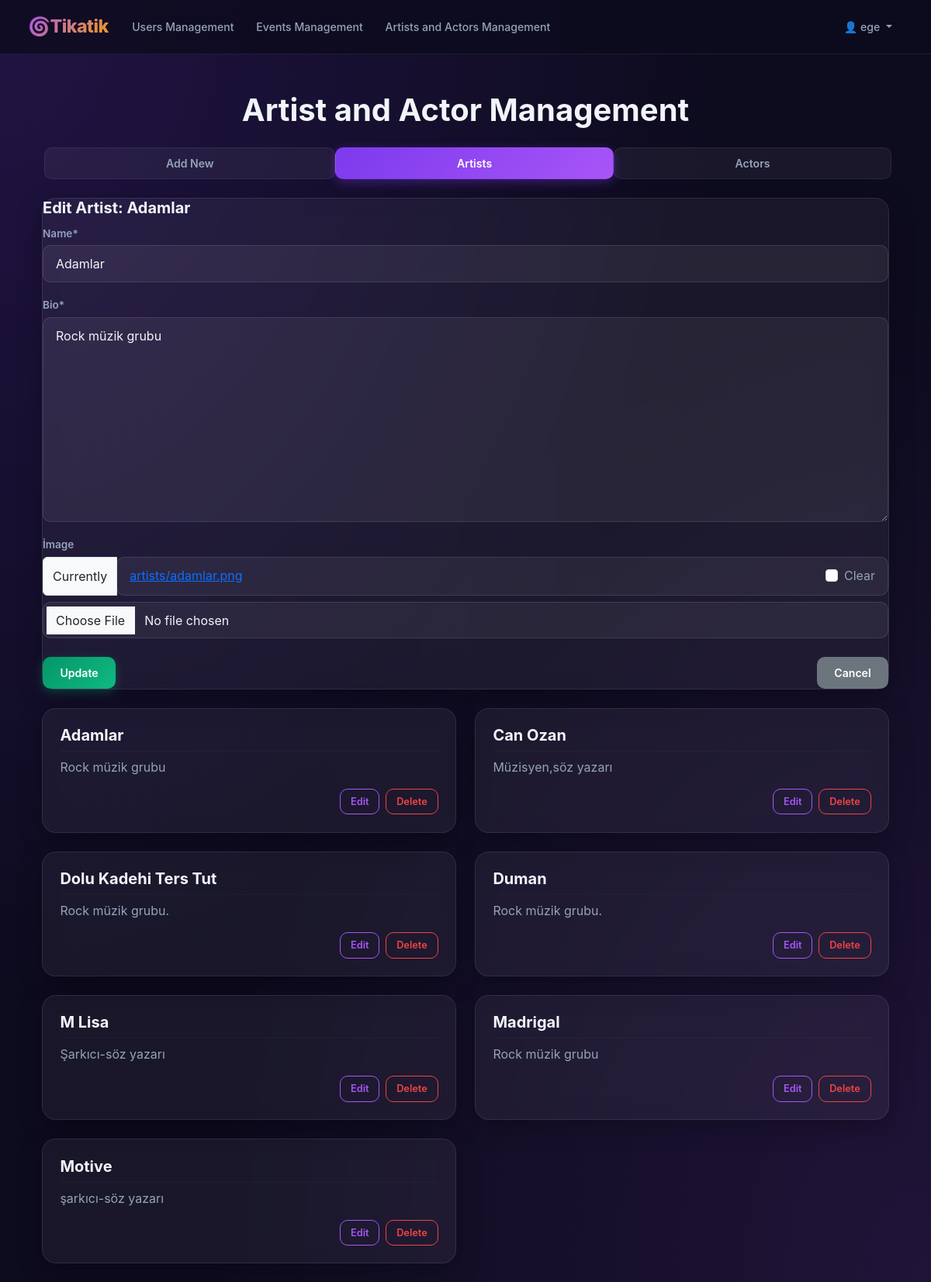
Screenshot of /admin_panel/edit-artist/15/ (signed in) with the database file from the repository.
### app/models.py (models this page shows, shortened)
class CustomUser(AbstractUser):
    USER_TYPE_CHOICES = (
        ('C', 'Customer'),
        ('S', 'Seller'),
        ("A", "Admin"), )
    user_type = models.CharField(max_length=1, choices=USER_TYPE_CHOICES, default='C')
    followed_artists = models.ManyToManyField('Artist', blank=True, related_name='followers')
    followed_actors = models.ManyToManyField('Actor', blank=True, related_name='actor_followers')

class Artist(models.Model):
    name = models.CharField(max_length=200)
    bio = models.TextField()
    image = models.ImageField(upload_to='artists/', null=True, blank=True)

### app/views.py (the view, shortened to what this page needs)
# urls.py: path('admin_panel/edit-artist/<int:artist_id>/', views.manage_artists_and_actors, name='edit_artist'),
@user_passes_test(is_admin)
def manage_artists_and_actors(request, artist_id=None, actor_id=None):
    artist_to_edit = None
    actor_to_edit = None
    artist_form = ArtistForm()
    if request.method == 'POST' and 'add_artist' in request.POST:
        artist_form = ArtistForm(request.POST, request.FILES)
        if artist_form.is_valid():
            artist_form.save()
            messages.success(request, 'Artist added successfully.')
            return redirect(f"{reverse('manage_artists_and_actors')}?tab=artists")
    actor_form = ActorForm()
    if request.method == 'POST' and 'add_actor' in request.POST:
        actor_form = ActorForm(request.POST, request.FILES)
        if actor_form.is_valid():
            actor_form.save()
            messages.success(request, 'Actor added successfully.')
            return redirect(f"{reverse('manage_artists_and_actors')}?tab=actors")
    if artist_id:
        artist_to_edit = get_object_or_404(Artist, id=artist_id)
        artist_form = ArtistForm(request.POST or None, request.FILES or None, instance=artist_to_edit)
        if request.method == 'POST' and artist_form.is_valid():
            artist_form.save()
            messages.success(request, f'Artist "{artist_to_edit.name}" updated successfully.')
            return redirect(f"{reverse('manage_artists_and_actors')}?tab=artists")
    artists = Artist.objects.all().order_by('name')
    actors = Actor.objects.all().order_by('name')
    context = {'artists': artists,'actors': actors,'artist_form': artist_form,'actor_form': actor_form,'artist_to_edit': artist_to_edit,'actor_to_edit': actor_to_edit,}
    return render(request, 'app/manage_artists_and_actors.html', context)

### app/forms.py
class ArtistForm(forms.ModelForm):
    class Meta:
        model = Artist
        fields = ['name', 'bio', 'image']
        labels = {'name': 'Name','bio': 'Bio','image': 'İmage', }

class ActorForm(forms.ModelForm):
    class Meta:
        model = Actor
        fields = ['name', 'bio', 'image']
        labels = {'name': 'Name','bio': 'Bio','image': 'İmage',}

### app/views.py (called while the page is built)
def is_admin(user):
    return user.is_authenticated and user.user_type == 'A'

### app/templates/app/manage_artists_and_actors.html (shortened to what this page needs)
{% extends 'app/admin_navbar.html' %}
{% load static %}
{% load crispy_forms_tags %}
{% block content %}
<div class="container mt-5">
    <h1 class="text-center mb-4">Artist and Actor Management</h1>
    <ul class="nav nav-pills nav-fill mb-4" id="pills-tab" role="tablist">
        <li class="nav-item" role="presentation">
            <button class="nav-link {% if not artist_to_edit and not actor_to_edit %}active{% endif %}"
                    id="add-new-tab" data-bs-toggle="pill" data-bs-target="#addNew" type="button"
                    role="tab" aria-controls="addNew" aria-selected="true">Add New</button>
        </li>
        <li class="nav-item" role="presentation">
            <button class="nav-link {% if artist_to_edit %}active{% endif %}"
                    id="artists-tab" data-bs-toggle="pill" data-bs-target="#artists" type="button"
                    role="tab" aria-controls="artists" aria-selected="false">Artists</button>
        </li>
        <li class="nav-item" role="presentation">
            <button class="nav-link {% if actor_to_edit %}active{% endif %}"
                    id="actors-tab" data-bs-toggle="pill" data-bs-target="#actors" type="button"
                    role="tab" aria-controls="actors" aria-selected="false">Actors</button>
        </li>
    </ul>
    <div class="tab-content" id="pills-tabContent">
        <div class="tab-pane fade {% if artist_to_edit %}show active{% endif %}" id="artists" role="tabpanel" aria-labelledby="artists-tab">
            {% if artist_to_edit %}
                <div class="card shadow-sm p-4 mb-4">
                    <h5 class="card-title fw-bold">Edit Artist: {{ artist_to_edit.name }}</h5>
                    <form method="post" enctype="multipart/form-data">
                        {{ artist_form|crispy }}
                        <div class="d-flex justify-content-between mt-4">
                            <button type="submit" class="btn btn-success">Update</button>
                            <a href="{% url 'manage_artists_and_actors' %}?tab=artists" class="btn btn-secondary">Cancel</a>
                        </div>
                    </form>
                </div>
            {% endif %}
            <div class="row">
                {% for artist in artists %}
                <div class="col-md-6 mb-4">
                    <div class="card h-100 shadow-sm">
                        <div class="card-body">
                            <h5 class="card-title fw-bold">{{ artist.name }}</h5>
                            <hr class="my-2">
                            <p class="mb-1 text-muted">{{ artist.bio|truncatewords:20 }}</p>
                            <div class="d-flex justify-content-end mt-3">
                                <a href="{% url 'edit_artist' artist.id %}" class="btn btn-outline-primary btn-sm me-2">Edit</a>
                                <form action="{% url 'delete_artist' artist.id %}" method="post" class="d-inline" onsubmit="return confirm('Are you sure you want to delete this artist?');">
                                    <button type="submit" class="btn btn-outline-danger btn-sm">Delete</button>
                                </form>
                            </div>
                        </div>
                    </div>
                </div>
                {% empty %}
                <div class="col-12">
                    <div class="alert alert-info text-center" role="alert">
                        No artists found.
                    </div>
                </div>
                {% endfor %}
            </div>
        </div>
    </div>
</div>
{% endblock %}

### app/templates/app/admin_navbar.html (shortened to what this page needs)
{% load static %}
{% load crispy_forms_tags %}
<!DOCTYPE html>
<html lang="tr">
<head>
    <link href="https://cdn.jsdelivr.net/npm/bootstrap@5.3.3/dist/css/bootstrap.min.css" rel="stylesheet">
    <link rel="stylesheet" href="{% static 'css/style.css' %}">
    <link rel="stylesheet" href="https://cdn.jsdelivr.net/npm/bootstrap-icons@1.11.3/font/bootstrap-icons.min.css">
</head>
<body>
<nav class="navbar navbar-expand-lg navbar-dark bg-dark">
    <div class="container-fluid">
        <a class="navbar-brand" href="{% url 'custom_admin_dashboard' %}">🌀Tikatik</a>
        <div class="collapse navbar-collapse" id="navbarMenu">
            <ul class="navbar-nav me-auto">
                {% if request.user.is_authenticated %}
                    <li class="nav-item"><a class="nav-link" href="{% url 'manage_users' %}">Users Management</a></li>
                    <li class="nav-item"><a class="nav-link" href="{% url 'manage_events' %}">Events Management</a></li>
                    <li class="nav-item"><a class="nav-link" href="{% url 'manage_artists_and_actors' %}">Artists and Actors Management</a></li>
                {% else %}
                    <li class="nav-item"><a class="nav-link" href="{% url 'login' %}">Users Management</a></li>
                    <li class="nav-item"><a class="nav-link" href="{% url 'login' %}">Events Management</a></li>
                    <li class="nav-item"><a class="nav-link" href="{% url 'login' %}">Artists and Actors Management</a></li>
                {% endif %}
            </ul>
            {% if request.user.is_authenticated %}
                <ul class="navbar-nav ms-auto">
                    <li class="nav-item dropdown">
                        <a class="nav-link dropdown-toggle" href="#" id="navbarDropdown" role="button" data-bs-toggle="dropdown" aria-expanded="false">
                            👤 {{ request.user.username }}
                        </a>
                    </li>
                </ul>
            {% endif %}
        </div>
    </div>
</nav>
<div class="container mt-4">
    {% block content %}{% endblock %}
</div>
</body>
</html>

### static/css/style.css (style rules this page uses)
:root { --bg-primary: #0d0b1e; --bg-secondary: #1a1033; --bg-card: rgba(255, 255, 255, 0.05); --border-card: rgba(255, 255, 255, 0.09); --purple-primary: #7c3aed; --purple-light: #a855f7; --purple-dark: #5b21b6; --gold: #f59e0b; --gold-light: #fcd34d; --text-primary: #f1f5f9; --text-secondary: #94a3b8; --success: #10b981; --danger: #ef4444; --info: #06b6d4; }
*, *::before, *::after { box-sizing: border-box; }
body { background-color: var(--bg-primary); background-image: radial-gradient(ellipse at top left, rgba(124, 58, 237, 0.18) 0%, transparent 55%), radial-gradient(ellipse at bottom right, rgba(168, 85, 247, 0.12) 0%, transparent 55%); background-attachment: fixed; font-family: 'Inter', 'Segoe UI', Arial, sans-serif; color: var(--text-primary); min-height: 100vh; }
.container, nav, footer { position: relative; z-index: 1; }
.navbar { background: rgba(13, 11, 30, 0.82) !important; backdrop-filter: blur(22px); -webkit-backdrop-filter: blur(22px); border-bottom: 1px solid rgba(255, 255, 255, 0.07); padding: 0.75rem 1.5rem; position: sticky; top: 0; z-index: 1000; }
.navbar-brand { font-size: 1.45rem; font-weight: 800; background: linear-gradient(135deg, var(--purple-light) 0%, var(--gold) 100%); -webkit-background-clip: text; -webkit-text-fill-color: transparent; background-clip: text; letter-spacing: -0.5px; }
.navbar .nav-link { color: var(--text-secondary) !important; font-weight: 500; padding: 0.45rem 0.9rem !important; border-radius: 8px; transition: all 0.2s ease; font-size: 0.88rem; }
.card { background: var(--bg-card) !important; border: 1px solid var(--border-card) !important; border-radius: 18px !important; backdrop-filter: blur(12px); -webkit-backdrop-filter: blur(12px); box-shadow: 0 8px 32px rgba(0, 0, 0, 0.28) !important; transition: transform 0.3s ease, box-shadow 0.3s ease; padding: 0 !important; color: var(--text-primary); }
.card-body { padding: 1.4rem !important; color: var(--text-primary); }
.card-title { font-weight: 700; color: var(--text-primary); }
.btn { border-radius: 10px !important; font-weight: 600; font-size: 0.88rem; padding: 0.6rem 1.4rem; transition: all 0.22s ease; border: none !important; }
.btn-outline-primary { background: transparent !important; color: var(--purple-light) !important; border: 1px solid var(--purple-light) !important; }
.btn-outline-danger { background: transparent !important; color: var(--danger) !important; border: 1px solid var(--danger) !important; }
.btn-success { background: linear-gradient(135deg, #059669, var(--success)) !important; color: white !important; box-shadow: 0 4px 14px rgba(16, 185, 129, 0.3); }
.btn-sm { padding: 0.38rem 0.8rem !important; font-size: 0.8rem !important; }
.form-control, .form-select { background: rgba(255, 255, 255, 0.06) !important; border: 1px solid rgba(255, 255, 255, 0.11) !important; color: var(--text-primary) !important; border-radius: 10px !important; padding: 0.68rem 1rem !important; transition: all 0.2s ease; }
.form-control::placeholder { color: var(--text-secondary) !important; }
.form-label { color: var(--text-secondary); font-size: 0.85rem; font-weight: 600; margin-bottom: 0.35rem; }
label { color: var(--text-secondary); }
h1, h2, h3, h4, h5, h6 { color: var(--text-primary); font-weight: 700; }
p { color: var(--text-secondary); margin-bottom: 0.5rem; }
.text-muted { color: var(--text-secondary) !important; }
.nav-pills .nav-link { color: var(--text-secondary) !important; background: rgba(255, 255, 255, 0.05) !important; border-radius: 10px !important; padding: 0.55rem 1.4rem !important; font-weight: 600; border: 1px solid rgba(255, 255, 255, 0.07) !important; margin: 0 0.2rem !important; transition: all 0.2s ease; font-size: 0.88rem; }
.nav-pills .nav-link.active { background: linear-gradient(135deg, var(--purple-primary), var(--purple-light)) !important; color: white !important; border-color: transparent !important; box-shadow: 0 4px 14px rgba(124, 58, 237, 0.38); }
hr { border-color: rgba(255, 255, 255, 0.09) !important; }

### rows the page displays
CustomUser: user.username "ege"
Artist: name "Adamlar", bio "Rock müzik grubu"
Artist: name "Can Ozan", bio "Müzisyen,söz yazarı"
Artist: name "Dolu Kadehi Ters Tut", bio "Rock müzik grubu."
Artist: name "Duman", bio "Rock müzik grubu."
Artist: name "M Lisa", bio "Şarkıcı-söz yazarı"
Artist: name "Madrigal", bio "Rock müzik grubu"
Artist: name "Motive", bio "şarkıcı-söz yazarı"
